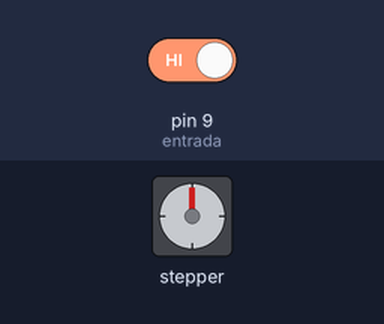
A sketch run on a simulated Arduino Uno, built with avr-gcc and run on an emulated ATmega328P. On the bench: stepper motor. Wiring (inferred from the names in the program): stepper motor driver (200 steps per turn assumed): step pin 2; direction pin 5; enable pin 8. The inputs (shaded band) are chosen by the test bench; at power-on: pin 9 (entrada) HIGH.

Above: at 2.4 s.
2.5 s: pin 9 (entrada) driven LOW
At 3.2 s:
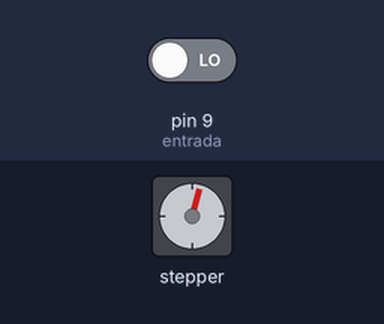
5.7 s: pin 9 (entrada) driven HIGH
At 8.1 s:
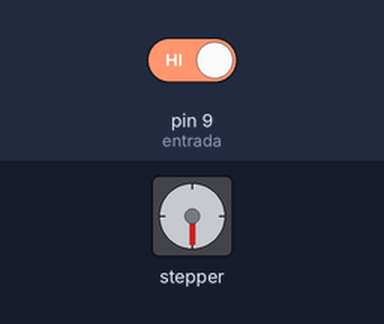
Timing chart, 0 to 11.8 s (numbered marks = the images above; inputs shaded):
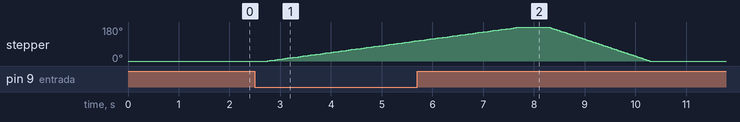

The sketch:

Programa_final_v3.ino
```cpp
const int dirPin = 5;
const int stepPin = 2;
int enable =8;
int stepDelay;
int entrada = 9; //Entrada de corriente (1 o 0) para determinar si el motor abre o cierra
byte valor;
const int steps = 100;

// declaración de estados del motor

enum estado_pinza
{
  m_cerrado,
  m_abierto,
  //m_cerrando,
  //m_abriendo,
};

// e_motor: estado en el que está el motor.

estado_pinza e_motor = m_cerrado;

void setup() {
   // Marcar los pines como salida
   pinMode(dirPin, OUTPUT);
   pinMode(stepPin, OUTPUT);
   pinMode (enable, OUTPUT);
   pinMode (entrada, INPUT);
   digitalWrite (enable, LOW);
//   valor = digitalRead (entrada);
  e_motor = m_cerrado;
}

void loop() {

delay (550);
valor = digitalRead (entrada);

switch (e_motor) {
  case m_cerrado:
  if (valor == LOW) {
  apertura ();
 // e_motor = m_abierto;
}
  else ;{
    }

break;
  case m_abierto:
  if (valor == HIGH) {
    cierre ();
    //e_motor = m_cerrado;
  }
else;{
}
break;
}
}
void apertura () {
  digitalWrite(dirPin, HIGH);
   stepDelay = 25;
   for (int x = 0; x < steps; x++) {
      digitalWrite(stepPin, HIGH);
      delay(stepDelay);
      digitalWrite(stepPin, LOW);
      delay(stepDelay);
      e_motor = m_abierto;

  }
}
void cierre () {
digitalWrite(dirPin, LOW);
   stepDelay = 10;
   for (int x = 0; x < steps; x++) {
      digitalWrite(stepPin, HIGH);
      delay(stepDelay);
      digitalWrite(stepPin, LOW);
      delay(stepDelay);
      e_motor = m_cerrado;

  }
}
```

Measured:
- after the input at 2.5 s, stepper: keeps turning clockwise at about 37°/s, starting after 0.25 s
